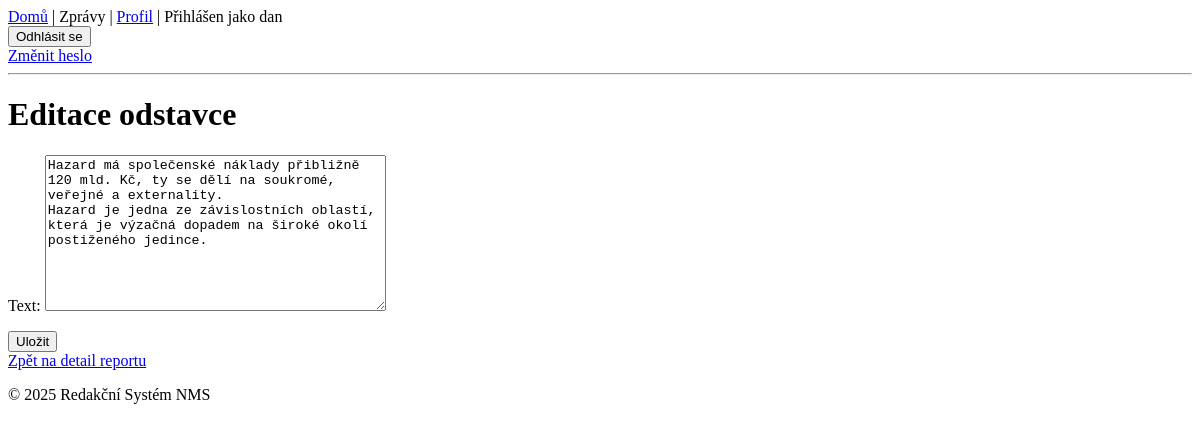
Before: /paragraph/1/edit/ (signed in) with the older database file.
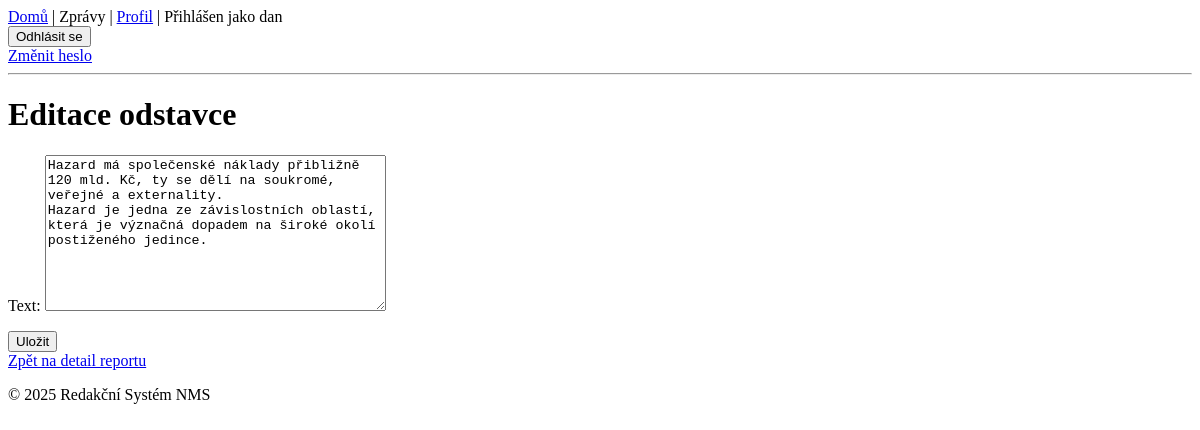
After: the same page with the newer database file.
### reports/models.py (models this page shows, shortened)
class ContentElement(PolymorphicModel):
    class ContentElementStatus(models.TextChoices):
        DRAFT = "DRAFT", "Draft"
        STAGED = "STAGED", "Staged"
        APPROVED = "APPROVED", "Approved"
    section = models.ForeignKey(Section, on_delete=models.CASCADE, related_name="content_elements")
    order = models.PositiveIntegerField()
    status = models.CharField(
        max_length=10,
        choices=ContentElementStatus.choices,
        default=ContentElementStatus.DRAFT
    )
    class Meta:
        ordering = ["order"]

class Paragraph(ContentElement):
    text = models.TextField(blank=True, default="Zadejte text odstavce")

### reports/views.py (the view, shortened to what this page needs)
# urls.py: path('paragraph/<int:pk>/edit/', views.ParagraphUpdateView.as_view(), name='paragraph_edit'),
@method_decorator(login_required, name='dispatch')
class ParagraphUpdateView(UpdateView):
    model = Paragraph
    form_class = ParagraphForm  #  Používáš ParagraphForm
    template_name = 'reports/paragraph_form.html'

### reports/forms.py
class ParagraphForm(forms.ModelForm):
    class Meta:
        model = Paragraph
        fields = ['text']

### templates/reports/paragraph_form.html (shortened to what this page needs)
{% extends 'base.html' %}
{% block content %}
  <h1>Editace odstavce</h1>
  <form method="post">
    {{ form.as_p }}
    <button type="submit">Uložit</button>
  </form>
  <a href="{% url 'reports:report_detail' object.section.report.pk %}">Zpět na detail reportu</a>
{% endblock %}

Changed rows visible on the page:
changed Paragraph: text "…závislostních oblastí, která je výzačná dopadem na široké okolí…" → "…závislostních oblastí, která je význačná dopadem na široké okolí…"
